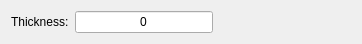
<?xml version="1.0" encoding="UTF-8"?>
<ui version="4.0">
 <class>Plane</class>
 <widget class="QDialog" name="Plane">
  <property name="geometry">
   <rect>
    <x>0</x>
    <y>0</y>
    <width>362</width>
    <height>41</height>
   </rect>
  </property>
  <property name="windowTitle">
   <string>Plane</string>
  </property>
  <layout class="QHBoxLayout" name="horizontalLayout">
   <item>
    <widget class="QLabel" name="label">
     <property name="text">
      <string>Thickness:</string>
     </property>
    </widget>
   </item>
   <item>
    <widget class="QLineEdit" name="edit">
     <property name="text">
      <string>0</string>
     </property>
     <property name="alignment">
      <set>Qt::AlignCenter</set>
     </property>
    </widget>
   </item>
   <item>
    <spacer name="spacer">
     <property name="orientation">
      <enum>Qt::Horizontal</enum>
     </property>
     <property name="sizeHint" stdset="0">
      <size>
       <width>40</width>
       <height>20</height>
      </size>
     </property>
    </spacer>
   </item>
  </layout>
 </widget>
 <resources/>
 <connections/>
</ui>
